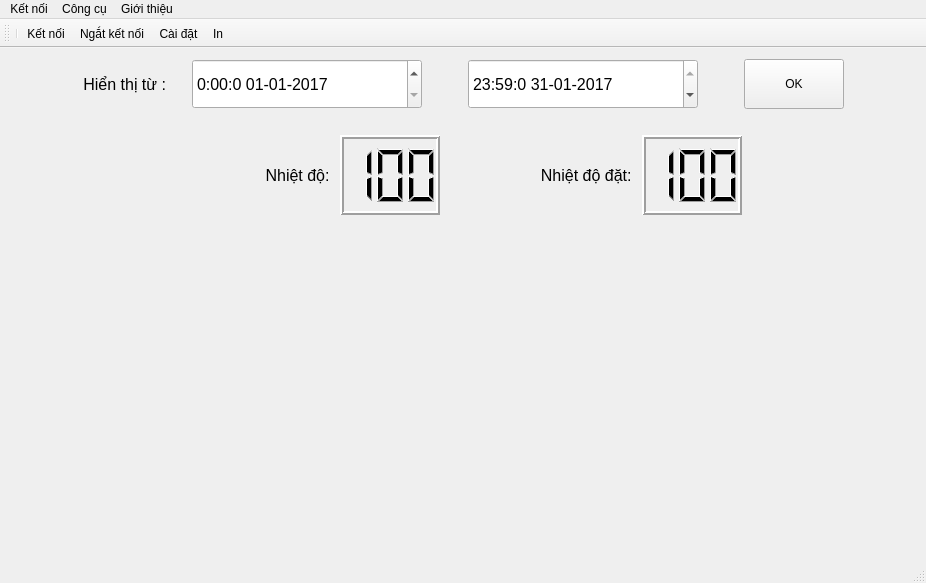
<?xml version="1.0" encoding="UTF-8"?>
<ui version="4.0">
 <class>MainWindow</class>
 <widget class="QMainWindow" name="MainWindow">
  <property name="geometry">
   <rect>
    <x>0</x>
    <y>0</y>
    <width>926</width>
    <height>583</height>
   </rect>
  </property>
  <property name="windowTitle">
   <string>Temperature Monitor</string>
  </property>
  <widget class="QWidget" name="centralWidget">
   <property name="minimumSize">
    <size>
     <width>755</width>
     <height>469</height>
    </size>
   </property>
   <layout class="QVBoxLayout" name="verticalLayout_2">
    <item>
     <layout class="QVBoxLayout" name="verticalLayout">
      <item>
       <layout class="QVBoxLayout" name="verticalLayout_3">
        <item>
         <layout class="QHBoxLayout" name="horizontalLayout_4">
          <item>
           <spacer name="horizontalSpacer">
            <property name="orientation">
             <enum>Qt::Horizontal</enum>
            </property>
            <property name="sizeType">
             <enum>QSizePolicy::Expanding</enum>
            </property>
            <property name="sizeHint" stdset="0">
             <size>
              <width>40</width>
              <height>20</height>
             </size>
            </property>
           </spacer>
          </item>
          <item>
           <widget class="QLabel" name="label">
            <property name="minimumSize">
             <size>
              <width>0</width>
              <height>50</height>
             </size>
            </property>
            <property name="font">
             <font>
              <pointsize>12</pointsize>
             </font>
            </property>
            <property name="text">
             <string>Hiển thị từ :</string>
            </property>
            <property name="alignment">
             <set>Qt::AlignRight|Qt::AlignTrailing|Qt::AlignVCenter</set>
            </property>
           </widget>
          </item>
          <item>
           <spacer name="horizontalSpacer_6">
            <property name="orientation">
             <enum>Qt::Horizontal</enum>
            </property>
            <property name="sizeType">
             <enum>QSizePolicy::Minimum</enum>
            </property>
            <property name="sizeHint" stdset="0">
             <size>
              <width>20</width>
              <height>20</height>
             </size>
            </property>
           </spacer>
          </item>
          <item>
           <widget class="QDateTimeEdit" name="dateTimeEdit">
            <property name="minimumSize">
             <size>
              <width>230</width>
              <height>50</height>
             </size>
            </property>
            <property name="font">
             <font>
              <pointsize>12</pointsize>
             </font>
            </property>
            <property name="alignment">
             <set>Qt::AlignLeading|Qt::AlignLeft|Qt::AlignVCenter</set>
            </property>
            <property name="dateTime">
             <datetime>
              <hour>0</hour>
              <minute>0</minute>
              <second>0</second>
              <year>2017</year>
              <month>1</month>
              <day>1</day>
             </datetime>
            </property>
            <property name="displayFormat">
             <string>H:mm:s dd-MM-yyyy</string>
            </property>
           </widget>
          </item>
          <item>
           <spacer name="horizontalSpacer_5">
            <property name="orientation">
             <enum>Qt::Horizontal</enum>
            </property>
            <property name="sizeType">
             <enum>QSizePolicy::Minimum</enum>
            </property>
            <property name="sizeHint" stdset="0">
             <size>
              <width>40</width>
              <height>20</height>
             </size>
            </property>
           </spacer>
          </item>
          <item>
           <widget class="QDateTimeEdit" name="dateTimeEdit_2">
            <property name="minimumSize">
             <size>
              <width>230</width>
              <height>50</height>
             </size>
            </property>
            <property name="font">
             <font>
              <pointsize>12</pointsize>
             </font>
            </property>
            <property name="alignment">
             <set>Qt::AlignLeading|Qt::AlignLeft|Qt::AlignVCenter</set>
            </property>
            <property name="dateTime">
             <datetime>
              <hour>23</hour>
              <minute>59</minute>
              <second>0</second>
              <year>2017</year>
              <month>1</month>
              <day>31</day>
             </datetime>
            </property>
            <property name="date">
             <date>
              <year>2017</year>
              <month>1</month>
              <day>31</day>
             </date>
            </property>
            <property name="time">
             <time>
              <hour>23</hour>
              <minute>59</minute>
              <second>0</second>
             </time>
            </property>
            <property name="displayFormat">
             <string>H:mm:s dd-MM-yyyy</string>
            </property>
           </widget>
          </item>
          <item>
           <spacer name="horizontalSpacer_2">
            <property name="orientation">
             <enum>Qt::Horizontal</enum>
            </property>
            <property name="sizeType">
             <enum>QSizePolicy::Minimum</enum>
            </property>
            <property name="sizeHint" stdset="0">
             <size>
              <width>40</width>
              <height>20</height>
             </size>
            </property>
           </spacer>
          </item>
          <item>
           <widget class="QPushButton" name="pushButton">
            <property name="minimumSize">
             <size>
              <width>100</width>
              <height>50</height>
             </size>
            </property>
            <property name="text">
             <string>OK</string>
            </property>
           </widget>
          </item>
          <item>
           <spacer name="horizontalSpacer_7">
            <property name="orientation">
             <enum>Qt::Horizontal</enum>
            </property>
            <property name="sizeHint" stdset="0">
             <size>
              <width>40</width>
              <height>20</height>
             </size>
            </property>
           </spacer>
          </item>
         </layout>
        </item>
       </layout>
      </item>
      <item>
       <layout class="QHBoxLayout" name="horizontalLayout_6">
        <property name="topMargin">
         <number>20</number>
        </property>
        <item>
         <spacer name="horizontalSpacer_3">
          <property name="orientation">
           <enum>Qt::Horizontal</enum>
          </property>
          <property name="sizeHint" stdset="0">
           <size>
            <width>40</width>
            <height>20</height>
           </size>
          </property>
         </spacer>
        </item>
        <item>
         <widget class="QLabel" name="label_2">
          <property name="sizePolicy">
           <sizepolicy hsizetype="Minimum" vsizetype="Minimum">
            <horstretch>0</horstretch>
            <verstretch>0</verstretch>
           </sizepolicy>
          </property>
          <property name="minimumSize">
           <size>
            <width>150</width>
            <height>50</height>
           </size>
          </property>
          <property name="font">
           <font>
            <pointsize>12</pointsize>
           </font>
          </property>
          <property name="text">
           <string>Nhiệt độ: </string>
          </property>
          <property name="alignment">
           <set>Qt::AlignRight|Qt::AlignTrailing|Qt::AlignVCenter</set>
          </property>
         </widget>
        </item>
        <item>
         <widget class="QLCDNumber" name="lcdNumber">
          <property name="minimumSize">
           <size>
            <width>100</width>
            <height>50</height>
           </size>
          </property>
          <property name="maximumSize">
           <size>
            <width>200</width>
            <height>80</height>
           </size>
          </property>
          <property name="font">
           <font>
            <pointsize>20</pointsize>
            <weight>75</weight>
            <bold>true</bold>
           </font>
          </property>
          <property name="layoutDirection">
           <enum>Qt::LeftToRight</enum>
          </property>
          <property name="frameShape">
           <enum>QFrame::Box</enum>
          </property>
          <property name="frameShadow">
           <enum>QFrame::Raised</enum>
          </property>
          <property name="lineWidth">
           <number>2</number>
          </property>
          <property name="smallDecimalPoint">
           <bool>false</bool>
          </property>
          <property name="digitCount">
           <number>3</number>
          </property>
          <property name="intValue" stdset="0">
           <number>100</number>
          </property>
         </widget>
        </item>
        <item>
         <spacer name="horizontalSpacer_8">
          <property name="orientation">
           <enum>Qt::Horizontal</enum>
          </property>
          <property name="sizeType">
           <enum>QSizePolicy::Minimum</enum>
          </property>
          <property name="sizeHint" stdset="0">
           <size>
            <width>40</width>
            <height>20</height>
           </size>
          </property>
         </spacer>
        </item>
        <item>
         <widget class="QLabel" name="label_3">
          <property name="sizePolicy">
           <sizepolicy hsizetype="Minimum" vsizetype="Minimum">
            <horstretch>0</horstretch>
            <verstretch>0</verstretch>
           </sizepolicy>
          </property>
          <property name="minimumSize">
           <size>
            <width>150</width>
            <height>50</height>
           </size>
          </property>
          <property name="font">
           <font>
            <pointsize>12</pointsize>
           </font>
          </property>
          <property name="text">
           <string>Nhiệt độ đặt: </string>
          </property>
          <property name="alignment">
           <set>Qt::AlignRight|Qt::AlignTrailing|Qt::AlignVCenter</set>
          </property>
         </widget>
        </item>
        <item>
         <widget class="QLCDNumber" name="lcdNumber_2">
          <property name="minimumSize">
           <size>
            <width>100</width>
            <height>50</height>
           </size>
          </property>
          <property name="maximumSize">
           <size>
            <width>200</width>
            <height>80</height>
           </size>
          </property>
          <property name="font">
           <font>
            <pointsize>20</pointsize>
            <weight>75</weight>
            <bold>true</bold>
           </font>
          </property>
          <property name="layoutDirection">
           <enum>Qt::LeftToRight</enum>
          </property>
          <property name="frameShape">
           <enum>QFrame::Box</enum>
          </property>
          <property name="frameShadow">
           <enum>QFrame::Raised</enum>
          </property>
          <property name="lineWidth">
           <number>2</number>
          </property>
          <property name="smallDecimalPoint">
           <bool>false</bool>
          </property>
          <property name="digitCount">
           <number>3</number>
          </property>
          <property name="intValue" stdset="0">
           <number>100</number>
          </property>
         </widget>
        </item>
        <item>
         <spacer name="horizontalSpacer_4">
          <property name="orientation">
           <enum>Qt::Horizontal</enum>
          </property>
          <property name="sizeHint" stdset="0">
           <size>
            <width>40</width>
            <height>20</height>
           </size>
          </property>
         </spacer>
        </item>
       </layout>
      </item>
      <item>
       <spacer name="verticalSpacer">
        <property name="orientation">
         <enum>Qt::Vertical</enum>
        </property>
        <property name="sizeType">
         <enum>QSizePolicy::Minimum</enum>
        </property>
        <property name="sizeHint" stdset="0">
         <size>
          <width>20</width>
          <height>20</height>
         </size>
        </property>
       </spacer>
      </item>
      <item>
       <layout class="QVBoxLayout" name="verticalLayout_4">
        <item>
         <widget class="QCustomPlot" name="customPlot" native="true"/>
        </item>
       </layout>
      </item>
     </layout>
    </item>
   </layout>
  </widget>
  <widget class="QToolBar" name="mainToolBar">
   <property name="minimumSize">
    <size>
     <width>0</width>
     <height>0</height>
    </size>
   </property>
   <property name="iconSize">
    <size>
     <width>50</width>
     <height>50</height>
    </size>
   </property>
   <attribute name="toolBarArea">
    <enum>TopToolBarArea</enum>
   </attribute>
   <attribute name="toolBarBreak">
    <bool>false</bool>
   </attribute>
   <addaction name="separator"/>
   <addaction name="actionConnect"/>
   <addaction name="actionDisconnect"/>
   <addaction name="actionSettings"/>
   <addaction name="actionPrint"/>
  </widget>
  <widget class="QStatusBar" name="statusBar"/>
  <widget class="QMenuBar" name="menuBar">
   <property name="geometry">
    <rect>
     <x>0</x>
     <y>0</y>
     <width>926</width>
     <height>26</height>
    </rect>
   </property>
   <widget class="QMenu" name="menuConnect">
    <property name="title">
     <string>Kết nối</string>
    </property>
    <addaction name="actionConnect"/>
    <addaction name="actionDisconnect"/>
   </widget>
   <widget class="QMenu" name="menuSettings">
    <property name="title">
     <string>Công cụ</string>
    </property>
    <addaction name="actionSettings"/>
    <addaction name="actionPrint"/>
   </widget>
   <widget class="QMenu" name="menuAbout_us">
    <property name="title">
     <string>Giới thiệu</string>
    </property>
   </widget>
   <addaction name="menuConnect"/>
   <addaction name="menuSettings"/>
   <addaction name="menuAbout_us"/>
  </widget>
  <action name="actionSettings">
   <property name="icon">
    <iconset resource="resources.qrc">
     <normaloff>:/icon/settings.ico</normaloff>:/icon/settings.ico</iconset>
   </property>
   <property name="text">
    <string>Cài đặt</string>
   </property>
   <property name="toolTip">
    <string>Cài đặt</string>
   </property>
   <property name="shortcut">
    <string>Ctrl+S</string>
   </property>
  </action>
  <action name="actionPrint">
   <property name="icon">
    <iconset resource="resources.qrc">
     <normaloff>:/icon/printer.ico</normaloff>:/icon/printer.ico</iconset>
   </property>
   <property name="text">
    <string>In</string>
   </property>
   <property name="toolTip">
    <string>In biểu đồ</string>
   </property>
   <property name="shortcut">
    <string>Ctrl+P</string>
   </property>
  </action>
  <action name="actionConnect">
   <property name="checkable">
    <bool>true</bool>
   </property>
   <property name="icon">
    <iconset resource="resources.qrc">
     <normaloff>:/icon/connect.png</normaloff>:/icon/connect.png</iconset>
   </property>
   <property name="text">
    <string>Kết nối</string>
   </property>
   <property name="toolTip">
    <string>Kết nối</string>
   </property>
   <property name="shortcut">
    <string>Ctrl+K</string>
   </property>
  </action>
  <action name="actionDisconnect">
   <property name="checkable">
    <bool>true</bool>
   </property>
   <property name="icon">
    <iconset resource="resources.qrc">
     <normaloff>:/icon/disconnect.png</normaloff>:/icon/disconnect.png</iconset>
   </property>
   <property name="text">
    <string>Ngắt kết nối</string>
   </property>
   <property name="toolTip">
    <string>Ngắt kết nối</string>
   </property>
   <property name="shortcut">
    <string>Ctrl+S</string>
   </property>
  </action>
 </widget>
 <layoutdefault spacing="6" margin="11"/>
 <customwidgets>
  <customwidget>
   <class>QCustomPlot</class>
   <extends>QWidget</extends>
   <header location="global">qcustomplot.h</header>
   <container>1</container>
  </customwidget>
 </customwidgets>
 <resources>
  <include location="resources.qrc"/>
 </resources>
 <connections/>
</ui>
